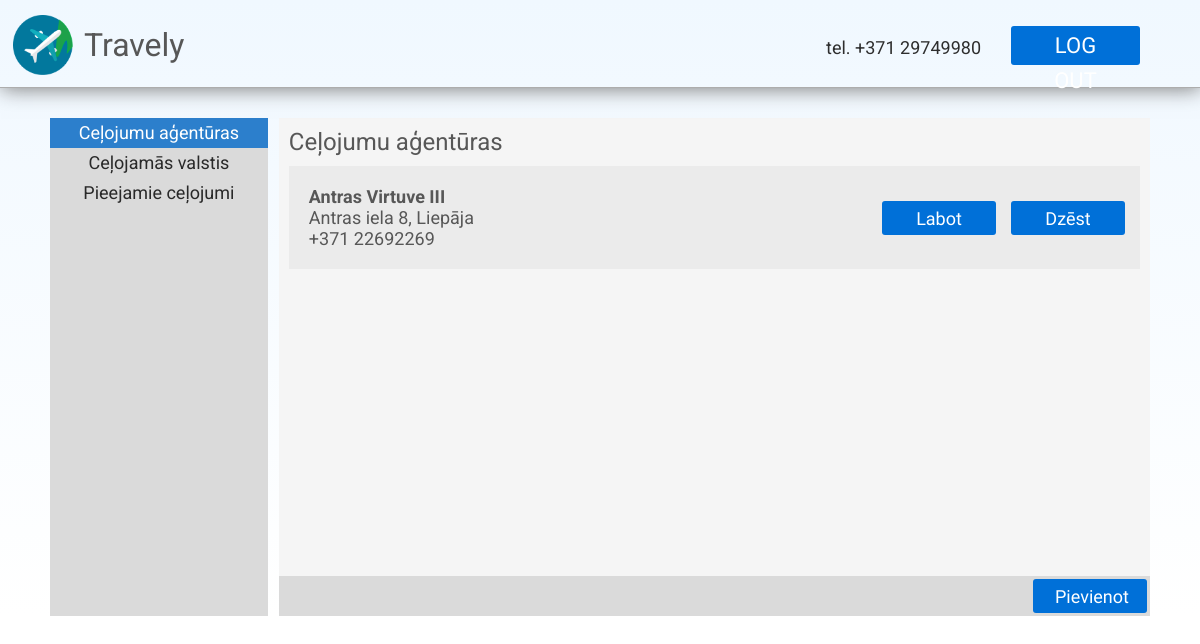
Page /admin/agencies (signed in) on the committed database.
### models.py (models this page shows, shortened)
class Agency(db.Model):
    id = db.Column(db.Integer, primary_key=True)
    name = db.Column(db.String(120), nullable=False)
    address = db.Column(db.String(120))
    number = db.Column(db.String(18))
    children = db.relationship("Trip", cascade="all, delete")

### main.py (the view)
@app.route('/admin/agencies')
def admin_agencies():
    return render_template("templates/agencies.html", agencies = Agency.query.all()) if is_user_logged() and is_user_admin() else redirect(url_for("login"))

### main.py (called while the page is built)
def is_user_logged():
    return True if session['user'] != None else False

def is_user_admin():
    return True if User.query.filter_by(id=session['user']).first().role_id != 0 else False

### templates/templates/agencies.html
{% extends "admin.html" %}
{% block title %}
<div id="admin-page-content">
    <div id="ap-selector">
        <div id="ap-selector-list">
            <ul class="nav-ul">
                <li class="selector" id="selected">Ceļojumu aģentūras</li>
                <a href="/admin/countries"><li class="selector">Ceļojamās valstis</li></a>
                <a href="/admin/trips"><li class="selector">Pieejamie ceļojumi</li></a>
            </ul>
        </div>
        <div id="ap-selector-display">
            <h2 class="subtitle">Ceļojumu aģentūras</h2>
            <div id="ap-selector-display-list">
                {% if agencies %}
                    {% for agency in agencies %}
                    <div class="ap-list-member">
                        <ul class="list-ul">
                            <li style="font-weight: bold;">{{ agency.name }}</li>
                            <li>{{ agency.address }}</li>
                            <li>{{ agency.number }}</li>
                        </ul>
                        <a href="/admin/edit/agency/{{ agency.id }}" class="button" id="button-correct">Labot</a>
                        <a href="/admin/remove/agency/{{ agency.id }}" class="button" id="button-delete">Dzēst</a>
                    </div>
                    {% endfor %}
                {% else %}
                <p id="ap-description">Nav agencies, perhaps 404?</p>
                {% endif %}
            </div>
            <div id="ap-selector-footer">
                <a href="/admin/add/agencies" class="button" id="button-submit">Pievienot</a>
            </div>
        </div>
    </div>
</div>
{% endblock %}

### static/css/stylesheet.css (style rules this page uses)
* { margin:0; padding:0; }
body { font-family: 'Roboto', sans-serif; color:#575757; background-image: linear-gradient(aliceblue, white); background-repeat: no-repeat; }
h2 { font-weight: 400; }
a { text-decoration: none; }
a.button { display: inline-block; color: white !important; text-align: center; font-size: 22px !important; font-family: Thasadith; text-decoration: none; line-height: 42px; font-weight: normal !important; background-color: #0070D8; border-radius: 3px; padding-right: 22px; padding-left: 22px; padding-top: 2px; padding-bottom: 2px; }
.subtitle { margin: 10px; }
#admin-page-content { height:80%; }
#ap-selector { display: flex; flex-direction: row; margin-top:30px; margin-left:50px; margin-right:50px; width: auto; }
#ap-selector-list { display: flex; flex-direction: column; width: 20%; background-color: #dadada; }
#ap-selector-display { width: 80%; margin-left: 1%; background-color: whitesmoke; }
.nav-ul { padding: 0; margin: 0; list-style: none; }
.nav-ul li { text-align: center; font-weight: 400; font-size: 18px; height: 30px; line-height: 30px; background-color: #dadada; color:#292929; }
#selected { background-color: #2c7fcc; color:white; cursor: default; }
#ap-selector-display-list { margin:10px; background-color: whitesmoke; overflow: auto; min-height: 400px; max-height: 600px; }
.list-ul { margin: 0; padding: 20px; font-size: 18px; list-style: none; width:50%; }
.ap-list-member { display: flex; flex-direction: row; background-color: rgb(235, 235, 235); max-height: 150px; margin-bottom: 1%; }
#ap-selector-footer { height: 40px; background-color: #dadada; display:flex; }
#button-correct { line-height: 32px; font-size: 18px !important; margin-top: auto; margin-bottom: auto; margin-left: auto; margin-right: 15px; height:30px; width:70px; }
#button-delete { line-height: 32px; font-size: 18px !important; margin-top: auto; margin-bottom: auto; margin-right: auto; margin-right: 15px; height:30px; width:70px; }
#button-submit { margin-left: auto; font-size: 18px !important; height:30px; width:70px; line-height: 32px; margin-top: auto; margin-bottom: auto; margin-left: auto; margin-right: 3px; }

### rows in the picture
Agency: name "Antras Virtuve III", address "Antras iela 8, Liepāja", number "+371 22692269"
